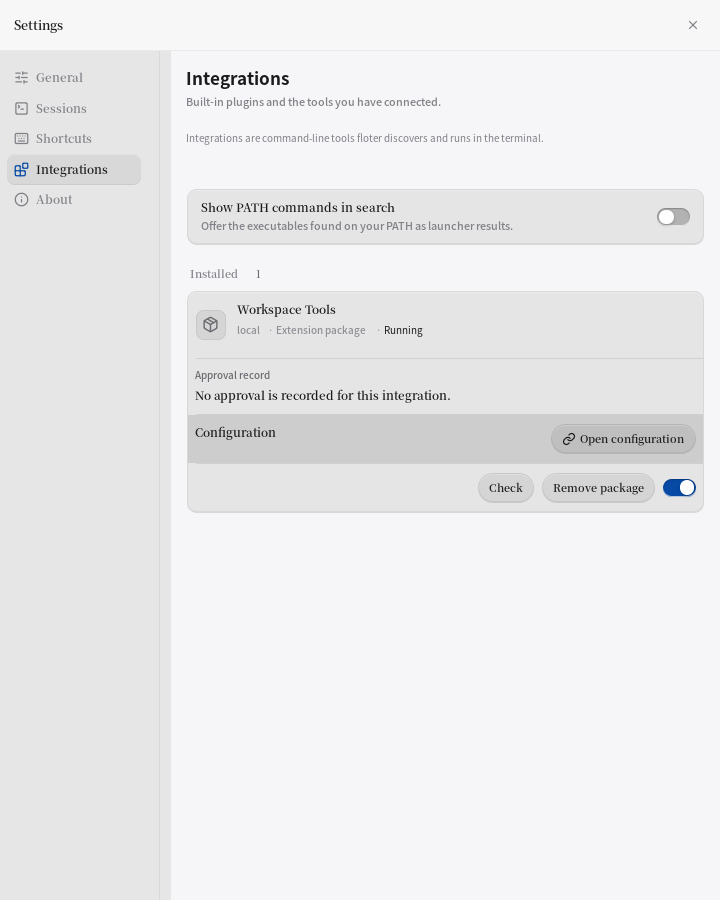
#> input picture docs/rounds/P13-hz/floter-P13-hz-discard-owner-light-before.png, 720 x 900 px, found by its file name; its folder holds only this picture in this run
$ python images.py
#> lines starting #> are read from the running program, lines starting #| are printed output that depends on the picture
from PIL import Image, ImageChops, ImageDraw, ImageFont
from pathlib import Path
import shutil

target = Path('docs/rounds/P13-hz')
names = ['discard-owner','discard-orphan','discard-schema','discard-unopenable',
         'disable-no-adopt','remove-no-adopt','uninstall-no-adopt','disable-no-check']
lines = []
for theme in ['light', 'dark']:
    board = Image.new('RGB', (1440, 8*570), '#d5d5d5')
#> board: PIL image 1440x4560 RGB; every value is 213
    draw = ImageDraw.Draw(board)
    for row, name in enumerate(names):
        pair = []
        for col, state in enumerate(['before','after']):
            source = Path(f'/tmp/floter-P13-hz-{name}-{theme}-{state}.png')
            shutil.copy2(source, target/source.name)
            im = Image.open(source).convert('RGB')
#> im is the input picture: PIL image 720x900 RGB; mean R, G, B 235.6, 235.6, 237
            pair.append(im)
            # Whole controls occupy the top 540px; originals retain all 900px.
            board.paste(im.crop((0,0,720,540)), (720*col,570*row+30))
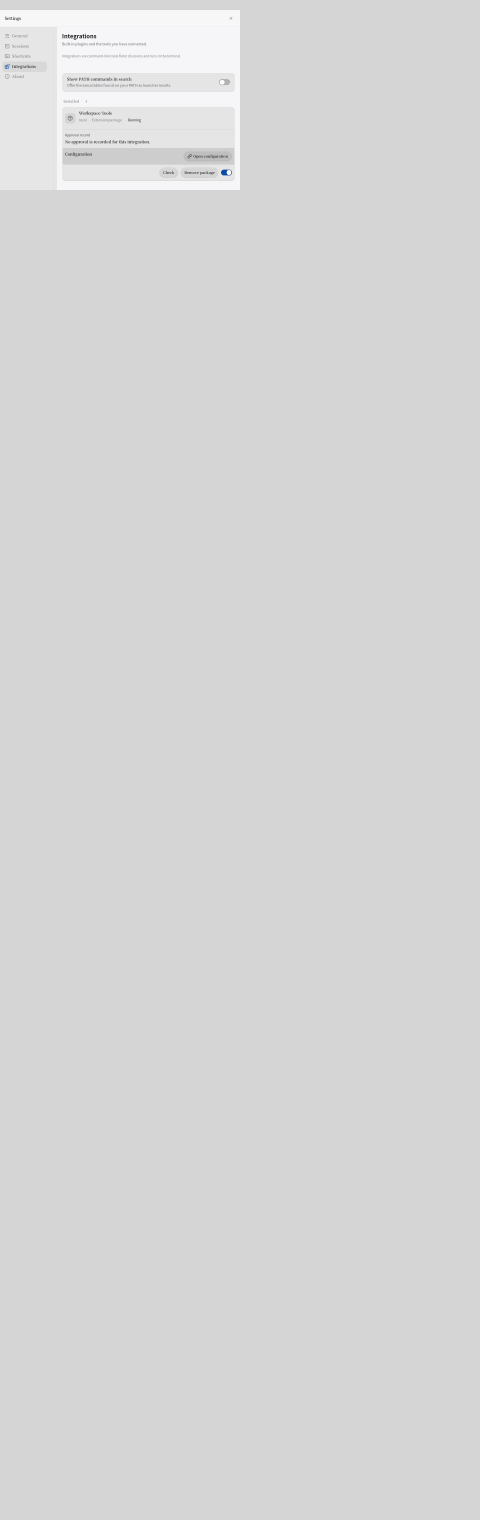
#> board: PIL image 1440x4560 RGB (shown at 1/3 size); mean R, G, B 214.1, 214.1, 214.2
#> (the run stopped early here; a loop or call above may not have finished)
